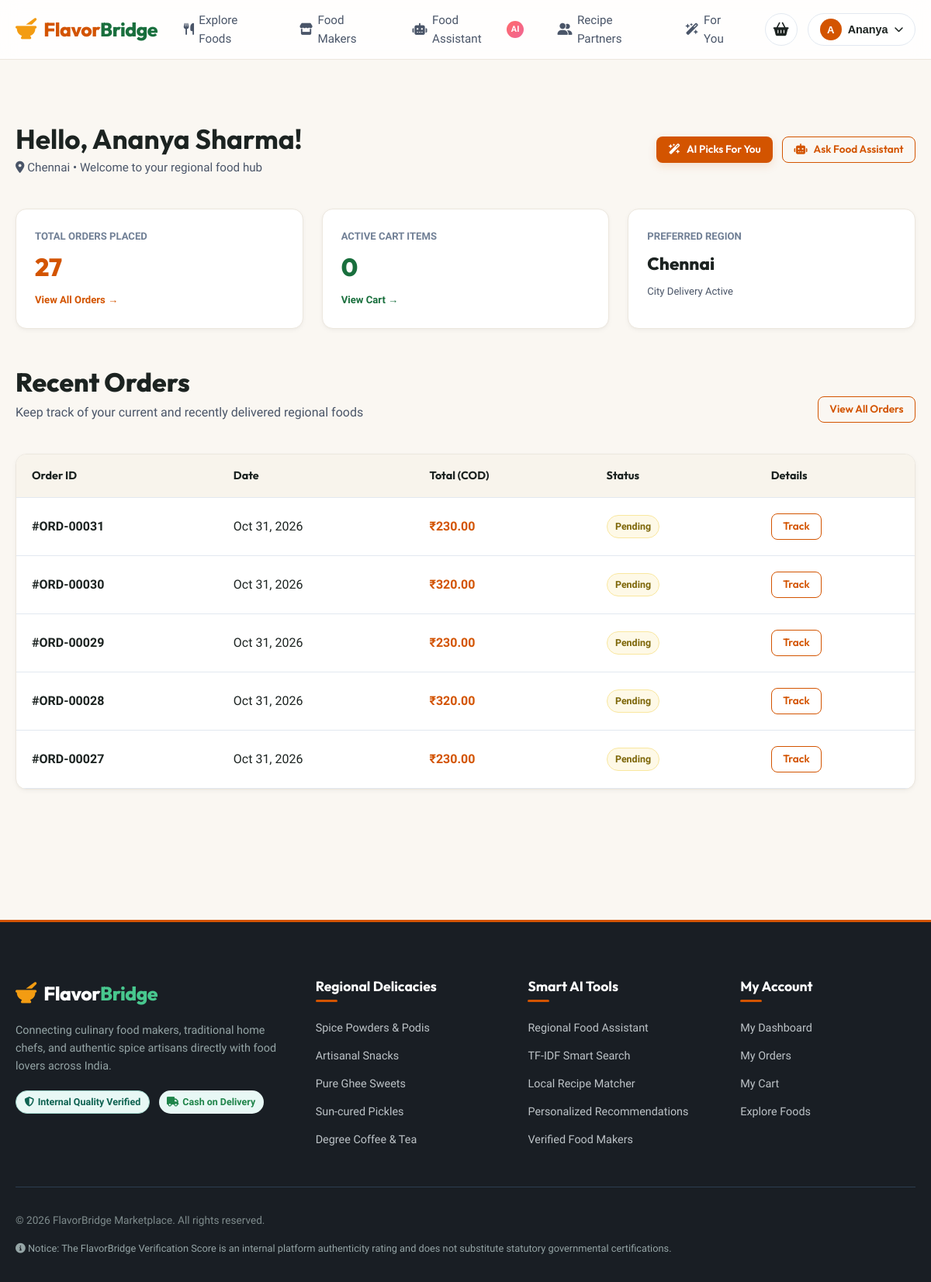
The app's page /customer/dashboard (signed in), older data.
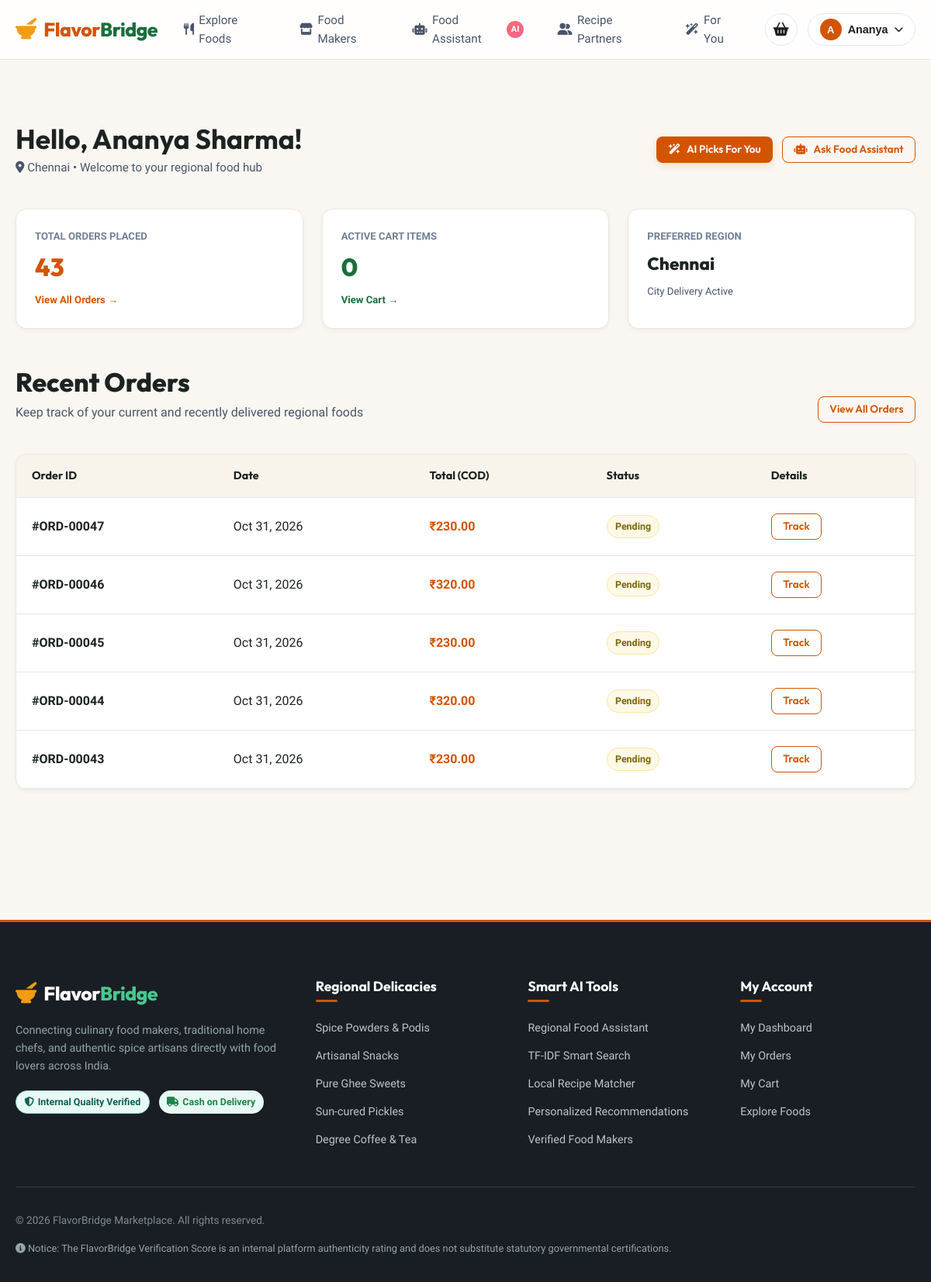
The same page, newer data.
### backend/models.py (models this page shows, shortened)
class Order(db.Model):
    __tablename__ = 'orders'
    id = db.Column(db.Integer, primary_key=True)
    customer_id = db.Column(db.Integer, db.ForeignKey('users.id'), nullable=False)
    total_amount = db.Column(db.Float, nullable=False)
    address = db.Column(db.Text, nullable=False)
    city = db.Column(db.String(100), nullable=False)
    state = db.Column(db.String(100), nullable=False, default='Tamil Nadu')
    pincode = db.Column(db.String(20), nullable=False)
    phone = db.Column(db.String(20), nullable=False)
    payment_method = db.Column(db.String(50), nullable=False, default='Cash on Delivery')
    status = db.Column(db.String(50), nullable=False, default='Pending')
    created_at = db.Column(db.DateTime, default=datetime.utcnow)
    items = db.relationship('OrderItem', backref='order', lazy=True, cascade='all, delete-orphan')

### backend/routes/auth_routes.py (the view)
@auth_bp.route('/customer/dashboard')
@login_required
@role_required('customer')
def customer_dashboard():
    user_id = session.get('user_id')
    user = User.query.get_or_404(user_id)
    orders = Order.query.filter_by(customer_id=user_id).order_by(Order.created_at.desc()).limit(5).all()
    total_orders_count = Order.query.filter_by(customer_id=user_id).count()
    recent_interactions = Interaction.query.filter_by(customer_id=user_id).order_by(Interaction.created_at.desc()).limit(6).all()
    viewed_products = [i.product for i in recent_interactions if i.product]
    return render_template(
        'customer_dashboard.html',
        user=user,
        recent_orders=orders,
        total_orders_count=total_orders_count,
        viewed_products=viewed_products
    )

### backend/models.py (called while the page is built)
    @property
    def total_items(self):
        return sum(item.quantity for item in self.items)

### backend/utils/security.py (called while the page is built)
def login_required(f):
    @wraps(f)
    def decorated_function(*args, **kwargs):
        user_id = session.get('user_id')
        if not user_id:
            flash('Please log in to access this page.', 'warning')
            return redirect(url_for('auth.login', next=request.path))
        user = User.query.get(user_id)
        if not user:
            user_email = session.get('user_email')
            if user_email:
                user = User.query.filter_by(email=user_email).first()
                if user:
                    session['user_id'] = user.id
        if not user:
            session.clear()
            flash('Please log in to access this page.', 'warning')
            return redirect(url_for('auth.login', next=request.path))
        return f(*args, **kwargs)
    return decorated_function

### frontend/templates/customer_dashboard.html (shortened to what the changed rows need)
{% extends "base.html" %}
{% block content %}
<div class="container" style="padding: 3rem 1.25rem;">
  <div style="display: flex; justify-content: space-between; align-items: center; margin-bottom: 2.5rem; flex-wrap: wrap; gap: 1rem;">
    <div>
      <h1 style="font-size: 2.2rem; margin-bottom: 0.2rem;">Hello, {{ user.name }}!</h1>
    </div>
  </div>
  <div style="display: grid; grid-template-columns: repeat(auto-fit, minmax(220px, 1fr)); gap: 1.5rem; margin-bottom: 3rem;">
    <div style="background: #FFFFFF; border-radius: 14px; border: var(--border-light); padding: 1.5rem; box-shadow: var(--shadow-sm);">
      <div style="font-size: 0.82rem; color: var(--gray-medium); text-transform: uppercase; font-weight: 700;">Total Orders Placed</div>
      <div style="font-size: 2rem; font-weight: 800; color: var(--primary); font-family: var(--font-heading); margin-top: 0.25rem;">
        {{ total_orders_count }}
      </div>
      <a href="{{ url_for('order.customer_orders') }}" style="font-size: 0.82rem; color: var(--primary); font-weight: 600; margin-top: 0.4rem; display: inline-block;">
        View All Orders &rarr;
      </a>
    </div>
  </div>
  <div style="margin-bottom: 3.5rem;">
    <div class="section-header">
      <div>
        <h2 class="section-title">Recent Orders</h2>
      </div>
    </div>
    {% if recent_orders %}
      <div class="cart-table-wrapper">
        <table class="table">
          <thead>
            <tr>
              <th>Order ID</th>
              <th>Date</th>
              <th>Total (COD)</th>
              <th>Status</th>
              <th>Details</th>
            </tr>
          </thead>
          <tbody>
            {% for order in recent_orders %}
              <tr>
                <td><strong>#ORD-{{ "%05d"|format(order.id) }}</strong></td>
                <td>{{ order.created_at.strftime('%b %d, %Y') }}</td>
                <td style="font-weight: 700; color: var(--primary);">₹{{ "%.2f"|format(order.total_amount) }}</td>
                <td>
                  <span class="badge {% if order.status == 'Delivered' %}badge-verified{% elif order.status in ['Preparing', 'Shipped', 'Out for Delivery'] %}badge-fresh{% else %}badge-pending{% endif %}">
                    {{ order.status }}
                  </span>
                </td>
                <td>
                  <a href="{{ url_for('order.order_detail', order_id=order.id) }}" class="btn btn-outline btn-sm">Track</a>
                </td>
              </tr>
            {% endfor %}
          </tbody>
        </table>
      </div>
    {% endif %}
  </div>
</div>
{% endblock %}

Row changes from the older to the newer data that the page shows:
no longer on this page (row unchanged): Order: id "00031", created_at "Oct 31, 2026", total_amount "230.00", status "Pending"
no longer on this page (row unchanged): Order: id "00030", created_at "Oct 31, 2026", total_amount "320.00", status "Pending"
no longer on this page (row unchanged): Order: id "00029", created_at "Oct 31, 2026", total_amount "230.00", status "Pending"
no longer on this page (row unchanged): Order: id "00028", created_at "Oct 31, 2026", total_amount "320.00", status "Pending"
no longer on this page (row unchanged): Order: id "00027", created_at "Oct 31, 2026", total_amount "230.00", status "Pending"
added Order: id "00047", created_at "Oct 31, 2026", total_amount "230.00", status "Pending"
added Order: id "00046", created_at "Oct 31, 2026", total_amount "320.00", status "Pending"
added Order: id "00045", created_at "Oct 31, 2026", total_amount "230.00", status "Pending"
added Order: id "00044", created_at "Oct 31, 2026", total_amount "320.00", status "Pending"
added Order: id "00043", created_at "Oct 31, 2026", total_amount "230.00", status "Pending"
Text that changed along with them:
{{ total_orders_count }}: "27" → "43"
